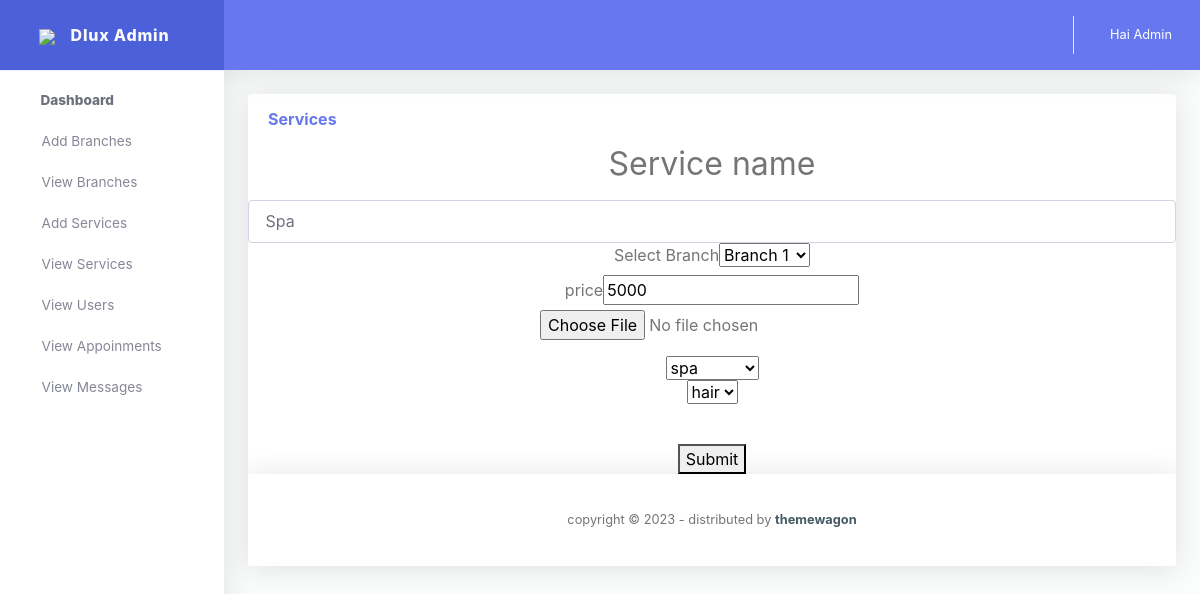
Page /editservice/12/ on the committed database.
### Adminapp/models.py (models this page shows)
class Service(models.Model):
    servicename = models.CharField(max_length=10)
    branchname = models.CharField(max_length=10)
    price = models.IntegerField()
    image = models.ImageField(upload_to='pic', default='null.jpg')
    service_name = models.CharField(max_length=100, default='')
    service_type = models.CharField(max_length=100, default='')

### Adminapp/views.py (the view)
# urls.py: path('editservice/<int:id>/',views.editservice,name='editservice'),
def editservice(request,id):
    data=Service.objects.filter(id=id)
    branch=Branch.objects.all()
    service=Service.objects.all()
    return render(request,'editservice.html',{'data':data,'branch':branch, 'service':service} )

### Adminapp/templates/editservice.html (shortened to what this page needs)
{% extends 'adminindex.html' %}
{% block content %}
<div class="container">
  {% for i in data %}
  <form action="{% url 'updates' id=i.id %}" method="post" style="text-align:center;" enctype="multipart/form-data">
<div class="row">
    <div class="col-lg-12 mb-4">
      <div class="card">
        <div class="card-header py-3 d-flex flex-row align-items-center justify-content-between">
          <h6 class="m-0 font-weight-bold text-primary">Services</h6>
        </div>
        <div class="table-responsive">
          <table class="table align-items-center table-flush">
            <thead class="thead-light">
              <label for="exampleFormControlInput1" style="text-align:center;"><h2>Service name</h2></label>
          <input type="text" name="servicename" value="{{i.servicename}}"class="form-control" id="exampleFormControlInput1" placeholder="text">
          <label for="exampleFormControlInput1">Select Branch</label>
          <select name="branchname"id="mySelect">
            {% for i in branch %}
            <option value="{{i.branchname}}">{{i.branchname}} </option>
            {% endfor %}
          </select>
        <br>
            <label for="exampleFormControlInput1">price</label>
          <input type="text" name="price" value="{{i.price}}"><br>
        <div class="form-group">
          <input type="file" name="image">
   </div>
   <div class="form-group">
   <select name="service_name"id="service-name">
    <option value="{{i.service_name}}">{{i.service_name}} </option>
    </select><br>
    <select name="service_type"id="service-type">
      <option value="{{i.service_type}}">{{i.service_type}} </option>
      </select>
   </div>
  <br>
  <button style="text-align:center;">Submit</button>
</form>
{% endfor %}
</div>
        </div>
      </div>
    </div>
{% endblock %}

### rows in the picture
Service: servicename "Spa", price "5000", service_name "spa", service_type "hair"

### other values in the picture
form field branchname "Branch 1"
